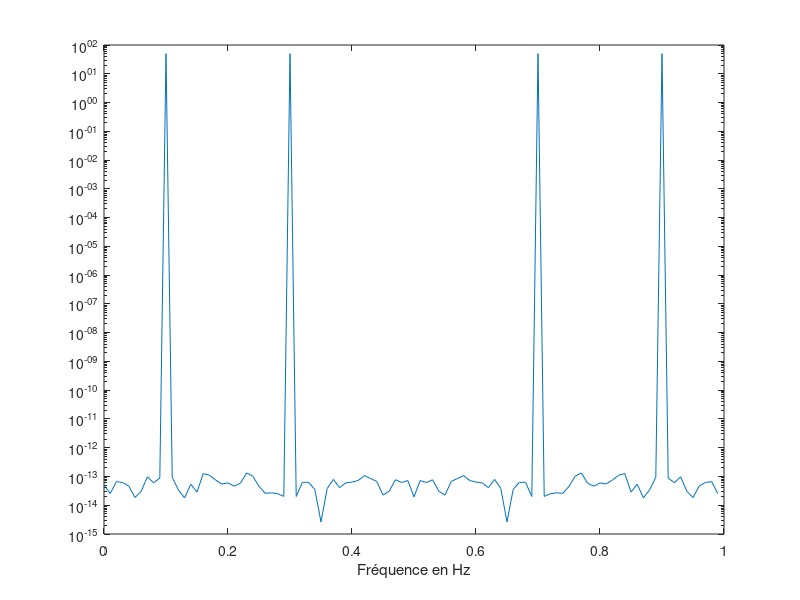
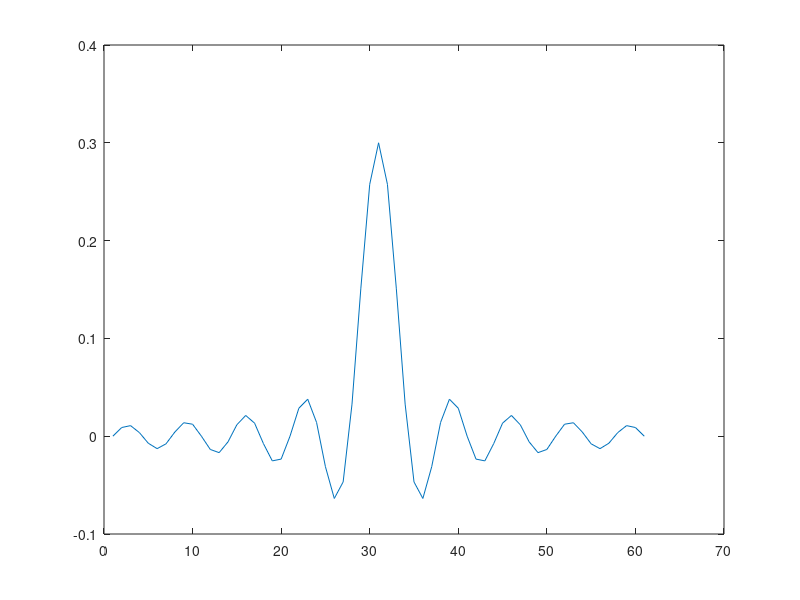
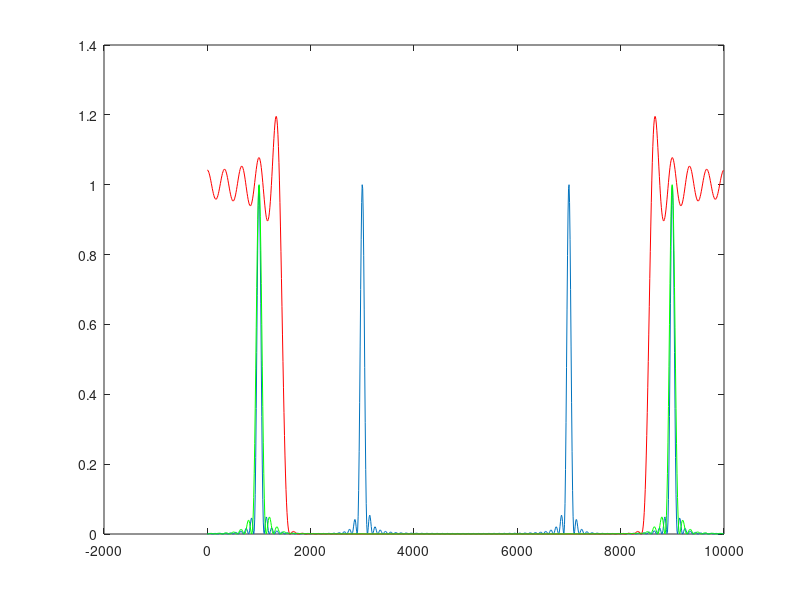
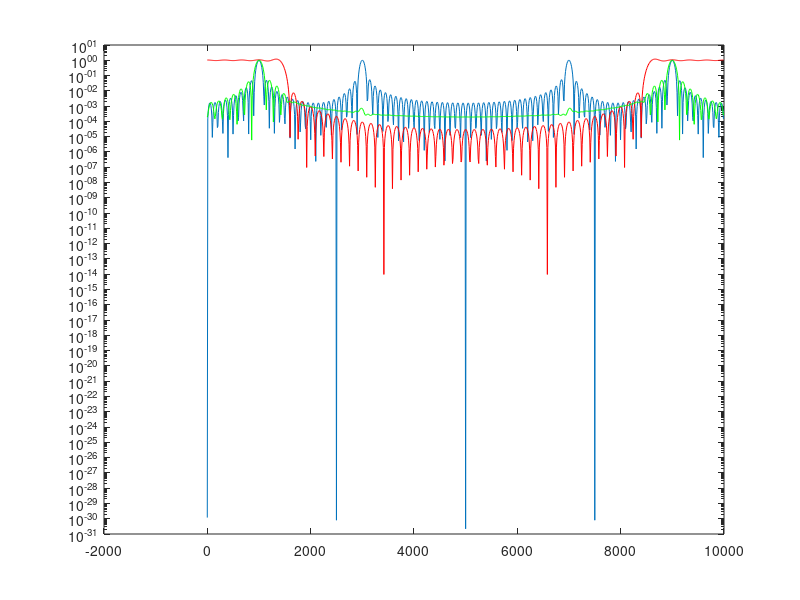

Reproduce these figures in MATLAB, in order.
close all;
clear all;


% échantillons de la somme de deux cosinus et représentations temporelle et
% fréquentielle

f1 = 1000;
T1 = 1 / f1;
f2 = 3000;
T2 = 1 / f2;
fe = 10000;
Te = 1 / fe;

x = cos (2*pi*f1*[0 : Te :  99*Te]) + cos (2*pi*f2*[0 : Te :  99*Te]);
X = fft(x);




plot([0: Te : 99 * Te], x);
xlabel('Temps en s');
ylabel('Amplitude en V');

semilogy([0 : fe/100 : fe - fe/100]/fe, abs(X));
xlabel('Fréquence en Hz');


% Synthèse du filtre passe-bas
Nfft = 1024;
fc = 1500/fe;
N = 61;
Ordre_N = [-(N-1)/2:1:(N-1)/2];
h_N = 2 * fc * sinc(2*fc*Ordre_N);
F = [0:1:Nfft-1]*fe/Nfft-1;
y = filter(h_N,1,x);


figure
plot(h_N);

figure
plot(F, abs(fft(x,Nfft)).^2/max(abs(fft(x,Nfft)).^2));
hold on;
plot(F, abs(fft(h_N,Nfft)).^2,'r-');
plot(F, abs(fft(y,Nfft)).^2/max(abs(fft(y,Nfft)).^2),'g-');

figure
semilogy(F, abs(fft(x,Nfft)).^2/max(abs(fft(x,Nfft)).^2));
hold on;
semilogy(F, abs(fft(h_N,Nfft)).^2,'r-');
semilogy(F, abs(fft(y,Nfft)).^2/max(abs(fft(y,Nfft)).^2),'g-');

